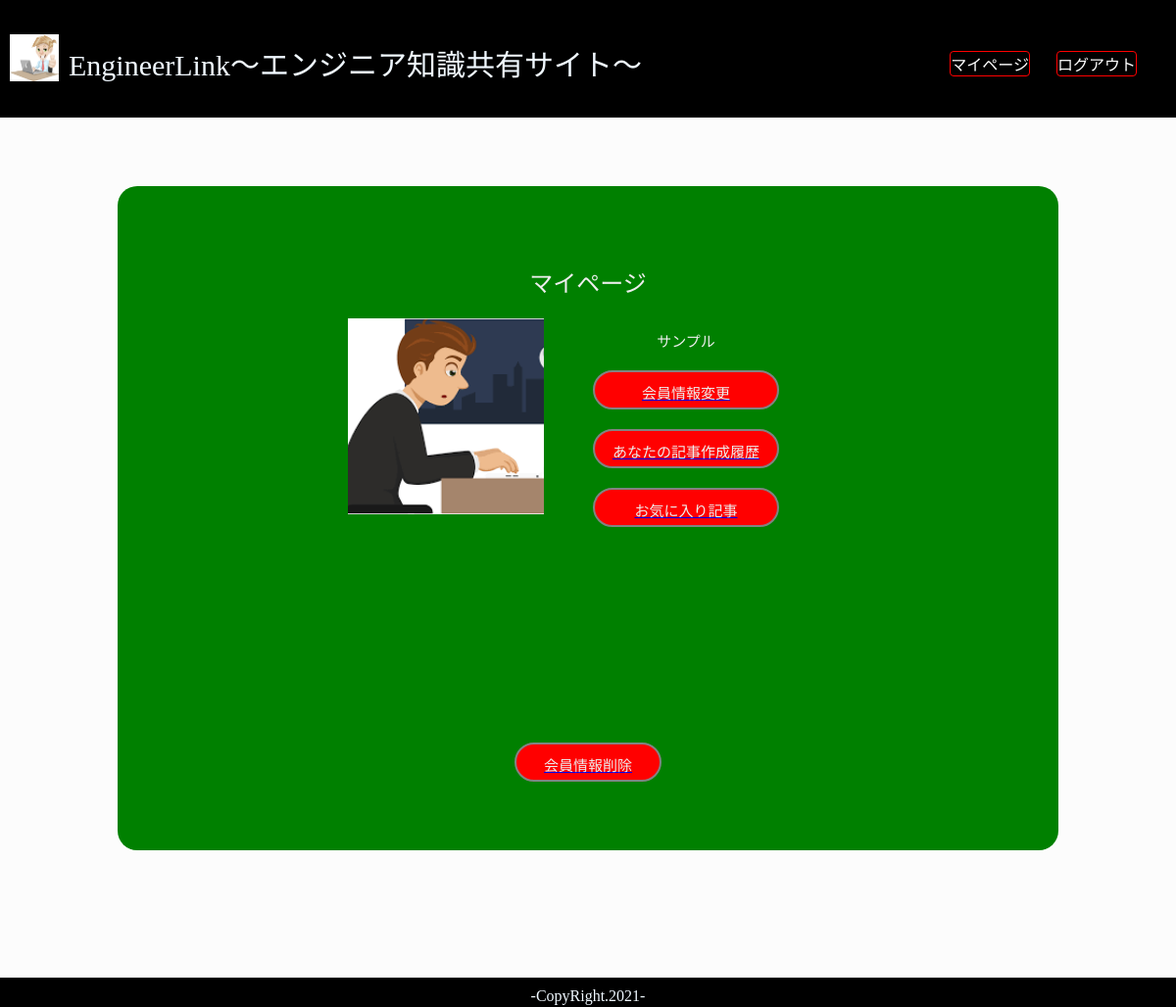
/View/mypage.php?id=13 (signed in), run on the app's committed database.
### tables this page shows
CREATE TABLE `users` (
  `id` int(11) NOT NULL,
  `user_name` varchar(32) DEFAULT NULL,
  `mail` varchar(255) DEFAULT NULL,
  `password` varchar(255) DEFAULT NULL,
  `img` varchar(255) DEFAULT NULL,
  `created_at` datetime NOT NULL DEFAULT CURRENT_TIMESTAMP,
  `update_at` datetime NOT NULL DEFAULT CURRENT_TIMESTAMP
);

### Models/Db.php (called while the page is built, shortened)
<?php
class Db {
    public function __construct($dbh = null) {
        if(!$dbh){
            try{
                $this->dbh = new PDO(
                    'mysql:dbname='.DB_NAME.
                    ';host='.DB_HOST,DB_USER,DB_PASSWD
                );
            }catch (PDOException $e){
                echo "接続失敗".$e->getMessage() ."\n";
                exit();
            }
        }else {
            $this->dbh = $dbh;
        }
    }
}
?>

### Models/User.php (called while the page is built, shortened)
<?php
require_once('Db.php');
class UserLogic extends Db{
    public function findByID($id):Array {
        $sql = 'SELECT * FROM users WHERE id = :id';
        $sth = $this->dbh->prepare($sql);
        $sth->bindParam(':id', $id, PDO::PARAM_INT);
        $sth->execute();
        $result = $sth->fetch(PDO::FETCH_ASSOC);
        return $result;
    }
    public function getUser($mail){
        try{
            $sql = 'SELECT * FROM users WHERE mail = :mail';
            $sth = $this->dbh->prepare($sql);
            $sth->bindParam(':mail', $mail, PDO::PARAM_STR);
            $sth->execute();
            $result = $sth->fetch(PDO::FETCH_ASSOC);
            return $result;
        }catch(\Exception $e){
            return false;
        }
    }
}
?>

### View/mypage.php (the view, shortened to what this page needs)
<?php
require_once('../Models/User.php');
$user = new UserLogic();
$result = $user->checkLogin();
if (!$result){
    header('Location: login_form.php');
    return;
}else{
    $params = $user->findByID($_SESSION['login_user']['id']);
    $login_user = $user->getUser($_COOKIE["login_user_mail"]);
}
?>
<!DOCTYPE html>
<html>
<head>
    <link rel="stylesheet" href="../css/base.css?<?php echo date("YmdHis"); ?>">
    <link rel="stylesheet" href="../css/mypage.css?<?php echo date("YmdHis"); ?>">
  </head>
  <body>
    <div class="all_wrapper">
      <?php require("header.php"); ?>
      <div class="container">
        <div class="form_wrap">
          <h2>マイページ</h2>
          <div class="user_wrap">
            <div class="prof_icon">
              <?php if(!empty($login_user["img"])):?>
                <img src='../user_img/<?= $login_user["img"] ?>'>
              <?php else: ?>
                <img src='../user_img/profile_icon.png'>
              <?php endif ?>
            </div>
            <div class="prof_name">
              <h2><?= $params['user_name'] ?></h2>
            </div>
            <div class="mypage_btn">
              <a href="edit_pf_form.php?id=<?= $_SESSION['login_user']['id'] ?>"><button>会員情報変更</button></a>
            </div>
            <div class="mypage_btn">
              <a href="my_article.php?id=<?= $_SESSION['login_user']['id'] ?>"><button>あなたの記事作成履歴</button></a>
            </div>
            <div class="mypage_btn">
              <a href="my_favorite.php?id=<?= $_SESSION['login_user']['id'] ?>"><button>お気に入り記事</button></a>
            </div>
          </div>
          <div class="user_delete">
            <div class="mypage_delete">
              <a href="delete_pf_conf.php?id=<?= $_SESSION['login_user']['id'] ?>"><button>会員情報削除</button></a>
            </div>
          </div>
        </div>
      </div>
      <?php require("footer.php"); ?>
    </div>
  </body>
</html>

### css/base.css (style rules this page uses)
body { width: 100%; height: auto; margin: 0; padding-top: 120px; background-color: #fcfcfc; }
.all_wrapper { min-height: 100vh; position: relative; padding-bottom: 60px; box-sizing: border-box; }

### css/mypage.css (style rules this page uses)
h2 { color: #eee; font-weight: 400; }
.form_wrap { background-color: green; width: 80%; height: auto; margin: 70px auto 100px auto; padding: 60px 0 60px 0; border-radius: 20px; text-align: center; }
.user_wrap { display: block; }
.prof_icon img { width: 200px; height: 200px; display: block; margin: 0 auto; padding-right: 290px; object-fit: cover; }
.prof_name { color: #eee; font-size: 10px; position: relative; bottom: 200px; left: 100px; }
.mypage_btn button { color: #eee; background-color: red; width: 190px; height: 40px; padding: 10px 13px; border:solid 2px #828282; border-radius: 40px; margin: 20px auto; display: block; font-size: 15px; outline: none; position: relative; bottom: 200px; left: 100px; }
.mypage_delete button { color: #eee; background-color:red; width: 150px; height: 40px; padding: 10px 13px; border:solid 2px #828282; border-radius: 40px; margin: 10px auto; display: block; font-size: 15px; outline: none; }

### data on the page
users: img (picture), user_name "サンプル"
